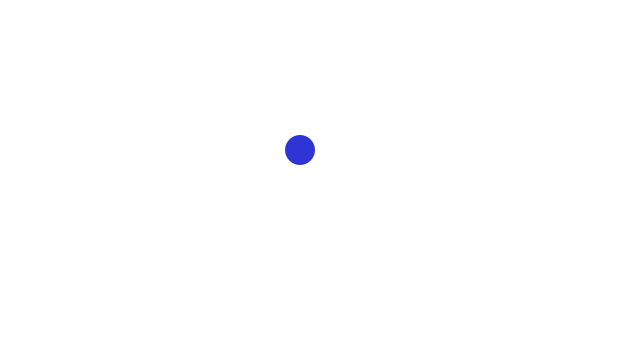
Frame 1 (no input)
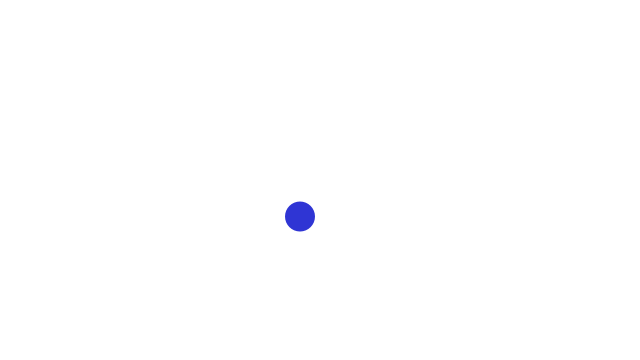
Frame 60 (the mouse pressed at the canvas centre just before this capture)
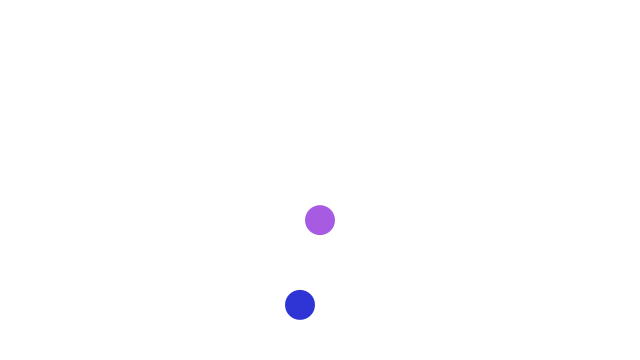
Frame 120 (the mouse held since frame 60 and released just before this capture)

The Processing sketch that drew these frames (run headless with seeded random() and noise(); from frame 60 on, the mouse is pressed at the canvas centre):

// Processing sketch: sketch_59_Variable_Size_Array_Gravity_Simulation
// ── sketch_59_Variable_Size_Array_Gravity_Simulation.pde
Ball[] ball = new Ball[1];

void setup()
{
  size(640,360);
  
  ball[0] = new Ball(300,150);
}

void draw()
{
  background(255);
  for(int i = 0; i < ball.length; i++)
  {
    ball[i].display();
    ball[i].move();
    ball[i].gravity();
  }
}

void mousePressed()
{
  Ball b = new Ball(mouseX,mouseY);
  ball = (Ball[]) append(ball,b);
}

// ── Ball.pde
class Ball
{
  float x;
  float y;
  float speed;
  float gravity;
  float r;
  float g;
  float b;

  Ball(float a, float b)
  {
    x = a;
    y = b;
    speed = 0.0;
    gravity = 0.25;
    r = random(255);
    g = random(255);
    b = random(255);
  }

  void display()
  {
    noStroke();
    float mapX = map(x, 0, width, 0, 255);
    float mapY = map(x, 0, height, 0, 255);
    fill(abs(r-mapY), abs(g-mapX), abs(b-mapY));
    ellipse(x, y, 30, 30);
  }

  void move()
  {
    y = y + speed;

    if (y >= height-15)
    {
      speed = speed * -0.95;
      y = height-15;
    }
  }

  void gravity()
  {
    speed = speed + gravity;
  }
}
